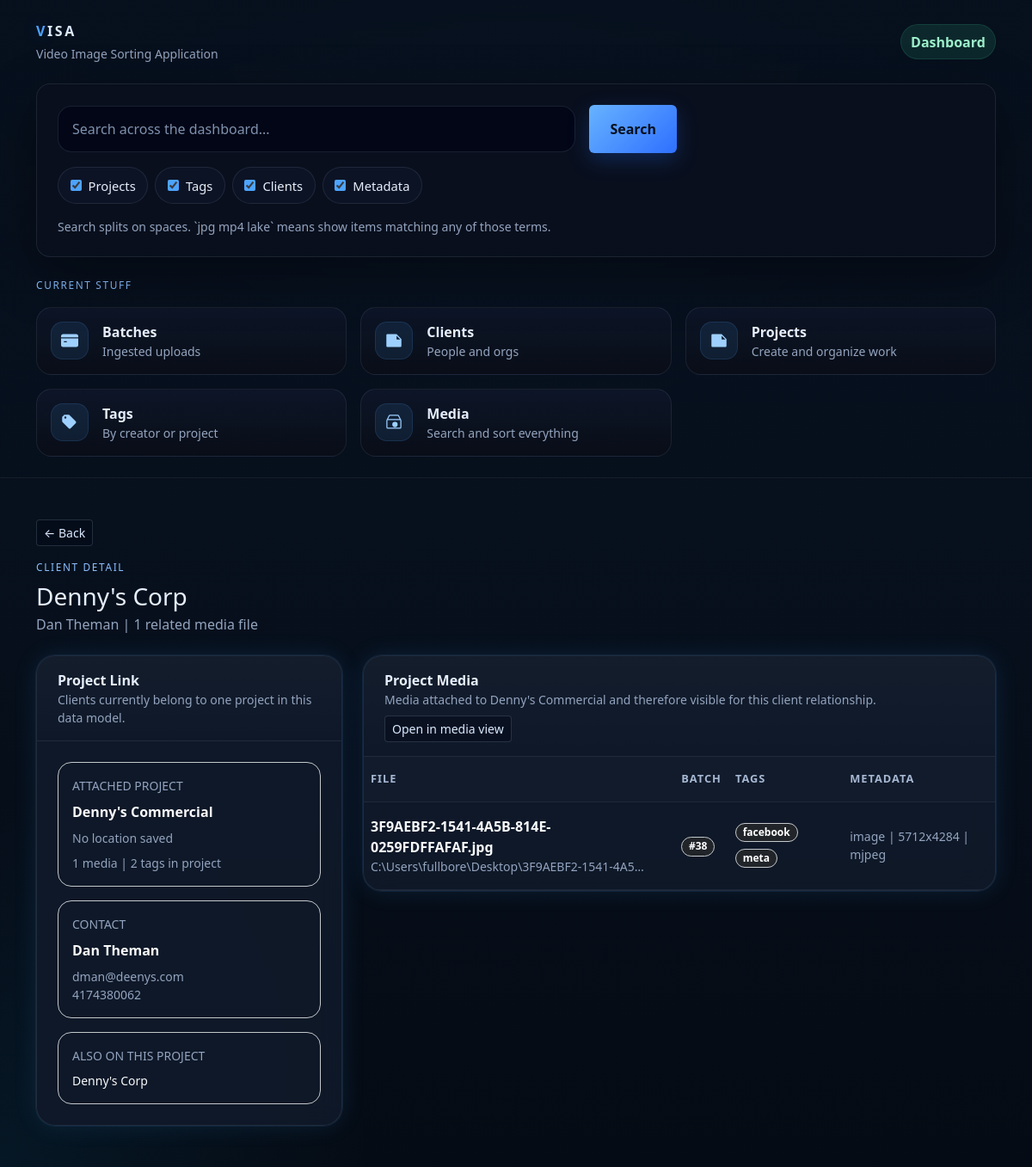
/dashboard/clients/3/, run on an earlier commit of the app's database.
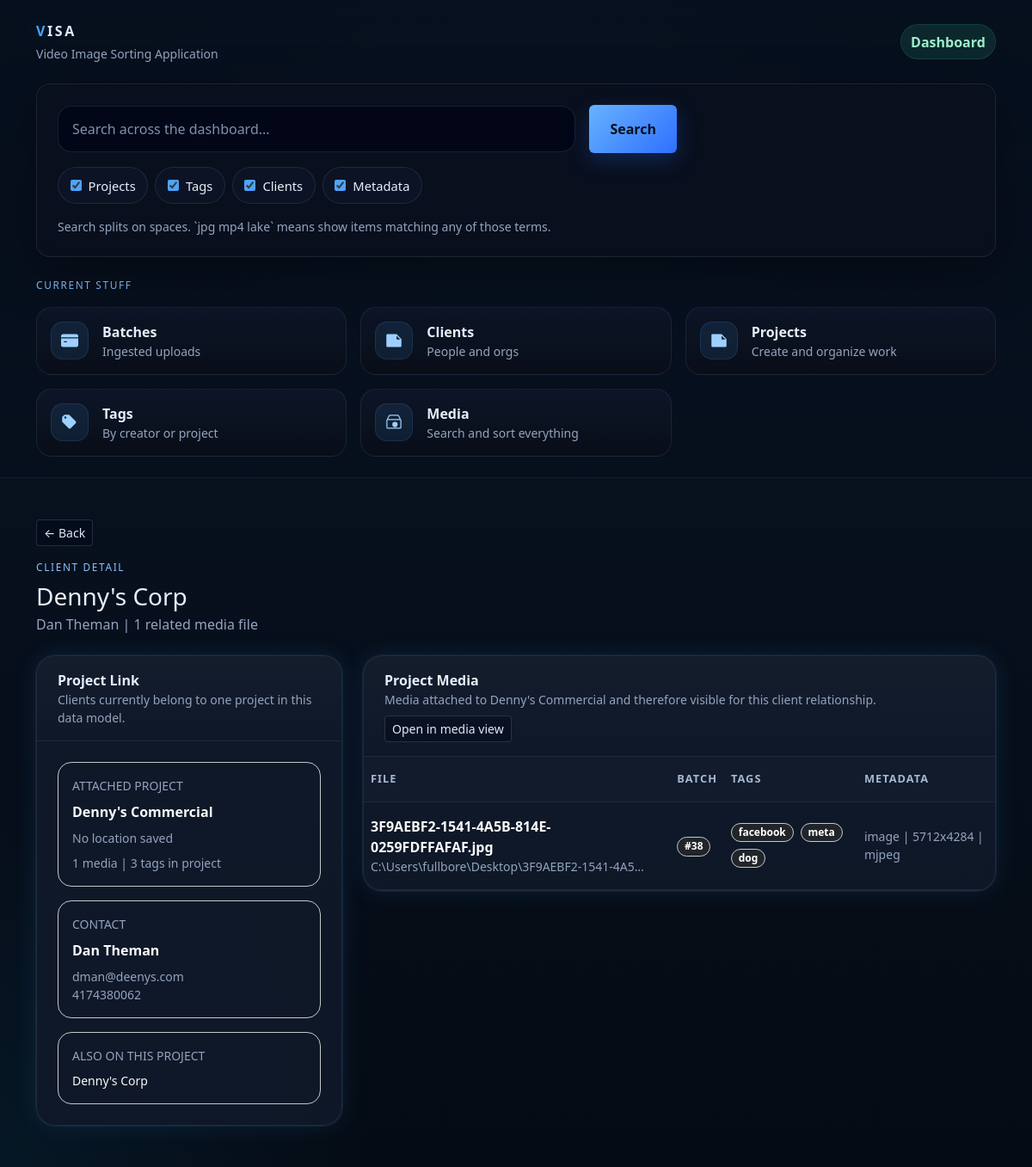
And on a later commit of the database.
### base/models.py (models this page shows, shortened)
class Customer(models.Model):
    project = models.ForeignKey(
        Project,
        on_delete=models.CASCADE,
        related_name="customers",
    )
    company_name = models.CharField(max_length=90, blank=True)
    first_name = models.CharField(max_length=90)
    last_name = models.CharField(max_length=90)
    phone = models.CharField(max_length=30, blank=True)
    email = models.EmailField(blank=True)
    street_num = models.CharField(max_length=20, blank=True)
    street_name = models.CharField(max_length=120, blank=True)
    city = models.CharField(max_length=90, blank=True)
    state = models.CharField(max_length=10, blank=True)
    zip_code = models.CharField(max_length=20, blank=True)
    country = models.CharField(max_length=90, blank=True)

class Media(models.Model):
    class Meta:
        verbose_name_plural = "Media Files"
    batch = models.ForeignKey(
        Batch,
        on_delete=models.CASCADE,
        related_name="media",
        null=True,
        blank=True,
    )
    project = models.ForeignKey(
        Project,
        on_delete=models.CASCADE,
        related_name="media",
        null=True,
        blank=True,
    )
    file_name = models.CharField(max_length=255)
    file_path = models.CharField(max_length=512, unique=True)
    tags = models.ManyToManyField(
        Tag,
        through="MediaTag",
        related_name="media",
        blank=True,
    )
    created_at = models.DateTimeField(auto_now_add=True)

class Batch(models.Model):
    class Meta:
        verbose_name_plural = "Batches"
    created_at = models.DateTimeField(auto_now_add=True)
    closed_at = models.DateTimeField(null=True, blank=True)

class Tag(models.Model):
    user = models.ForeignKey(
        settings.AUTH_USER_MODEL,
        on_delete=models.CASCADE,
        related_name="tags",
        null=True,
        blank=True,
    )
    name = models.CharField(max_length=90)
    class Meta:
        constraints = [
            models.UniqueConstraint(fields=["user", "name"], name="uniq_tag_user_name"),
        ]

class MediaMetadata(models.Model):
    class Meta:
        verbose_name_plural = "Media Metadata"
    media = models.OneToOneField(
        Media,
        on_delete=models.CASCADE,
        related_name="metadata",
    )
    file_type = models.CharField(max_length=90, blank=True)
    file_size = models.BigIntegerField(
        null=True,
        blank=True,
        help_text="File size in bytes",
    )
    imported_at = models.DateTimeField(
        null=True,
        blank=True,
        help_text="When this metadata record was imported or created",
    )
    has_color_grade = models.BooleanField(default=False)
    hdr = models.BooleanField(
        null=True,
        blank=True,
        help_text="True/False when known, null when unknown",
    )
    frame_rate = models.DecimalField(
        max_digits=8,
        decimal_places=3,
        null=True,
        blank=True,
        help_text="Frames per second, e.g. 23.976",
    )
    codec = models.CharField(max_length=90, blank=True)
    duration = models.DurationField(
        null=True,
        blank=True,
        help_text="Length of media",
    )
    width = models.PositiveIntegerField(null=True, blank=True)
    height = models.PositiveIntegerField(null=True, blank=True)
    aspect_ratio = models.CharField(
        max_length=90,
        null=True,
        blank=True,
        help_text="Optional source-reported aspect ratio",
    )
    color_space = models.CharField(max_length=90, blank=True)
    bit_rate = models.BigIntegerField(
        null=True,
        blank=True,
        help_text="Bits per second",
    )
    @property
    def resolution(self):
        if self.width and self.height:
            return f"{self.width}x{self.height}"
        return ""

### base/views.py (the view)
# urls.py: path("dashboard/clients/<int:client_id>/", views.dashboard_client_detail, name="dashboard_client_detail"),
def dashboard_client_detail(request, client_id):
    client = get_object_or_404(
        Customer.objects.select_related("project").annotate(
            project_media_total=Count("project__media", distinct=True),
            project_tag_total=Count("project__media__tags", distinct=True),
        ),
        id=client_id,
    )
    media_list = (
        client.project.media.select_related("metadata", "batch")
        .prefetch_related("tags")
        .order_by("file_name")
    )
    return render(
        request,
        "base/dashboard_client_detail.html",
        {
            "client": client,
            "project": client.project,
            "media_list": media_list,
            "media_count": media_list.count(),
            "project_clients": client.project.customers.order_by("company_name", "last_name", "first_name"),
            **_base_context(),
        },
    )

### base/views.py (called while the page is built)
def _empty_search_state():
    return {
        "q": "",
        "terms": [],
        "projects": True,
        "tags": True,
        "clients": True,
        "metadata": True,
    }

def _base_context(search_state=None):
    return {
        "search_state": search_state or _empty_search_state(),
    }

### base/templates/base/dashboard_client_detail.html (shortened to what the changed rows need)
{% extends "base/base.html" %}
{% block content %}
  <div class="d-flex flex-wrap justify-content-between align-items-start gap-3 mb-4">
    <div>
      <a href="{% url 'dashboard_clients' %}" class="btn btn-sm btn-outline-visa mb-3">&larr; Back</a>
      <div class="section-label mb-2">Client detail</div>
      <h1 class="h3 mb-1">{% if client.company_name %}{{ client.company_name }}{% else %}{{ client.first_name }} {{ client.last_name }}{% endif %}</h1>
      <div class="muted">{{ client.first_name }} {{ client.last_name }} | {{ media_count }} related media file{{ media_count|pluralize }}</div>
    </div>
  </div>
  <div class="row g-4">
    <div class="col-12 col-xl-4">
      <div class="visa-glass-soft card-visa h-100">
        <div class="p-4 d-grid gap-3">
          <div class="rounded-4 border border-secondary-subtle p-3">
            <div class="small muted text-uppercase mb-2">Attached project</div>
            <a href="{% url 'dashboard_project_detail' project.id %}" class="fw-semibold text-light text-decoration-none">{{ project.name }}</a>
            <div class="small muted mt-2">{{ project.location|default:"No location saved" }}</div>
            <div class="small muted mt-2">{{ client.project_media_total }} media | {{ client.project_tag_total }} tags in project</div>
          </div>
          <div class="rounded-4 border border-secondary-subtle p-3">
            <div class="small muted text-uppercase mb-2">Contact</div>
            <div class="fw-semibold text-light">{{ client.first_name }} {{ client.last_name }}</div>
            <div class="small muted mt-2">{% if client.email %}{{ client.email }}{% else %}No email saved{% endif %}</div>
            <div class="small muted">{% if client.phone %}{{ client.phone }}{% else %}No phone saved{% endif %}</div>
          </div>
          <div class="rounded-4 border border-secondary-subtle p-3">
            <div class="small muted text-uppercase mb-2">Also on this project</div>
            {% for teammate in project_clients %}
              <div class="small {% if teammate.id == client.id %}text-light{% else %}muted{% endif %}">
                {% if teammate.company_name %}{{ teammate.company_name }}{% else %}{{ teammate.first_name }} {{ teammate.last_name }}{% endif %}
              </div>
            {% empty %}
              <div class="small muted">No other clients attached.</div>
            {% endfor %}
          </div>
        </div>
      </div>
    </div>
    <div class="col-12 col-xl-8">
      <div class="visa-glass-soft card-visa">
        <div class="table-responsive">
          <table class="table table-visa table-hover align-middle mb-0">
            <thead>
              <tr>
                <th>File</th>
                <th>Batch</th>
                <th>Tags</th>
                <th>Metadata</th>
              </tr>
            </thead>
            <tbody>
              {% for media in media_list %}
                <tr>
                  <td>
                    <a href="{% url 'dashboard_media_detail' media.id %}" class="fw-semibold text-light text-decoration-none">{{ media.file_name }}</a>
                    <div class="small muted text-truncate" style="max-width: 320px;" title="{{ media.file_path }}">{{ media.file_path }}</div>
                  </td>
                  <td>
                    {% if media.batch %}
                      <span class="badge rounded-pill text-bg-dark border border-secondary-subtle">#{{ media.batch.id }}</span>
                    {% else %}
                      <span class="muted">-</span>
                    {% endif %}
                  </td>
                  <td>
                    <div class="d-flex flex-wrap gap-2">
                      {% for tag in media.tags.all %}
                        <span class="badge rounded-pill text-bg-dark border border-secondary-subtle">{{ tag.name }}</span>
                      {% empty %}
                        <span class="muted">-</span>
                      {% endfor %}
                    </div>
                  </td>
                  <td class="small muted">
                    {% if media.metadata %}
                      {{ media.metadata.file_type|default:"unknown" }}
                      {% if media.metadata.resolution %}| {{ media.metadata.resolution }}{% endif %}
                      {% if media.metadata.codec %}| {{ media.metadata.codec }}{% endif %}
                    {% else %}
                      No metadata
                    {% endif %}
                  </td>
                </tr>
              {% empty %}
                <tr><td colspan="4" class="text-center py-5"><div class="muted">No media attached to this client's project yet.</div></td></tr>
              {% endfor %}
            </tbody>
          </table>
        </div>
      </div>
    </div>
  </div>
{% endblock %}

What changed in the data, as far as the page shows it:
computed for Customer "Denny's Corp": project_tag_total "2" → "3"
added Tag: name "dog"
